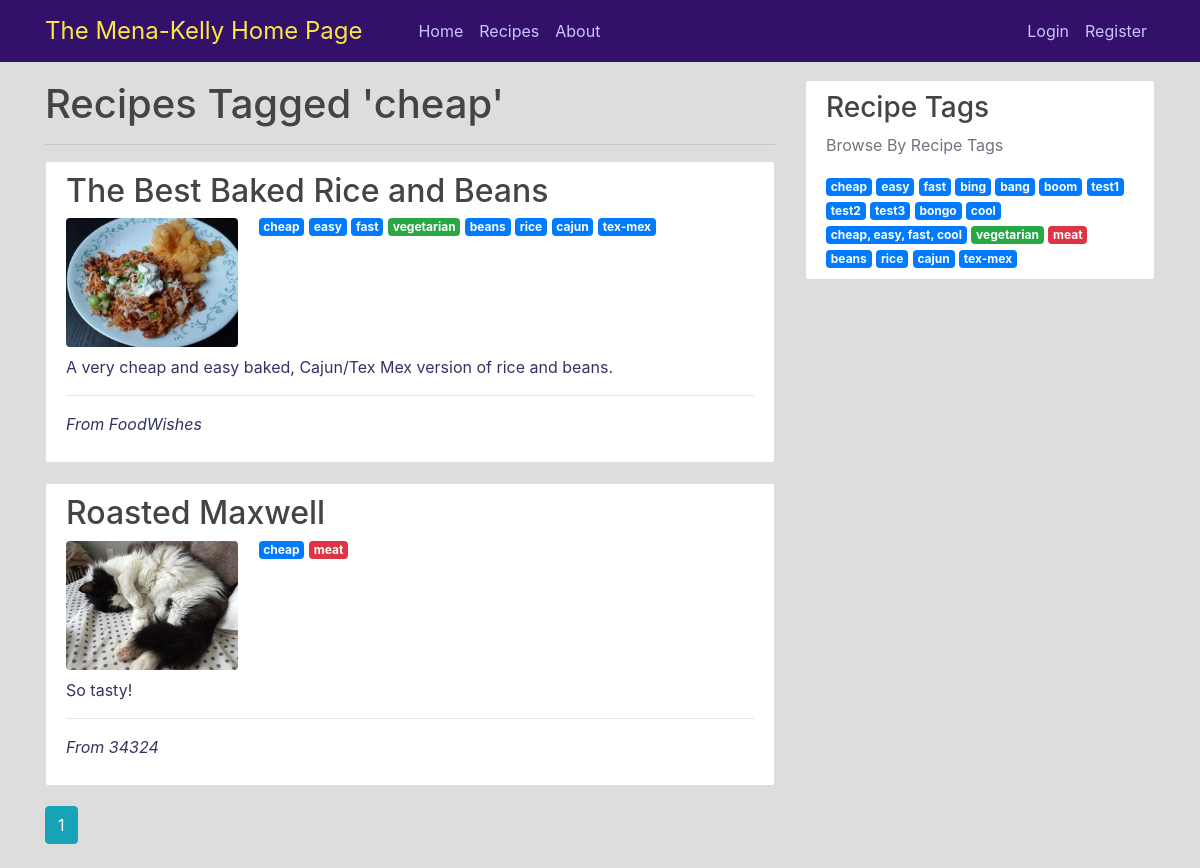
The page /tag/1 on the database its author committed.
### home_page/models.py (models this page shows, shortened)
class Tag(db.Model):
    id = db.Column(db.Integer, primary_key=True)
    name = db.Column(db.String(20), nullable=False)

class Recipe(db.Model):
    id = db.Column(db.Integer, primary_key=True)
    name = db.Column(db.String(30), nullable=False)
    description = db.Column(db.Text, nullable=False, default='No description')
    image_file = db.Column(db.String(30), nullable=False, default='default.jpg')
    ingredients = db.Column(db.Text, nullable=False)
    directions = db.Column(db.Text, nullable=False)
    source = db.Column(db.String(20), nullable=True)
    url = db.Column(db.Text, nullable=True)
    notes = db.Column(db.Text, nullable=True)
    _tags = db.relationship('Tag', secondary=recipe_tags, lazy='subquery', backref=db.backref('recipes', lazy=True))
    def _set_tags(self, taglist):
        self._tags = []
        for tag_name in taglist:
            self._tags.append(Tag.get_or_create(tag_name))
    def _get_tags(self):
        return self._tags
    tags = db.synonym("_tags", descriptor=property(_get_tags, _set_tags))

### home_page/users/routes.py (the view)
@users.route("/tag/<int:tag_id>")
def tag(tag_id):
    tag = Tag.query.get_or_404(tag_id)
    page = request.args.get('page', 1, type=int)
    recipes, page_count = paginate_list(tag.recipes, page, per_page=10)
    page_nums = iter_pages(page, page_count, left_edge=1, right_edge=1, left_current=2, right_current=2)
    return render_template('tag.html', title=tag.name, tag=tag, recipes=recipes,
                           page_list=page_nums, current_page=page)

### home_page/users/routes.py (called while the page is built)
@users.before_app_request
def get_recipe_tags():
    g.recipe_tags = Tag.query.order_by(Tag.id)

### home_page/users/utils.py (called while the page is built)
def paginate_list(list_to_paginate, current_page, per_page=10):
    list_count = len(list_to_paginate)
    page_count = list_count//per_page + 1 if list_count % per_page > 0 else 0
    if current_page > page_count:
        raise ValueError("Invalid page number")
    """
    Example
    21 recipes, per_page = 10
    [0:9]
    [10:19]
    [20:29]
    (don't get an index error if you try to slice through to past end of list in case where last page is only partial,
    Python will only go up to the last item in list)
    """
    return list_to_paginate[(per_page*(current_page-1)):(per_page*current_page)-1], page_count

### home_page/templates/tag.html
{% extends "recipes_layout.html" %}
{% block content %}
    <h1>Recipes Tagged '{{ tag.name }}'</h1>
    <hr>
    {% for recipe in tag.recipes %}
        <article class="media content-section">
            <div class="media-body">
                <h2><a class="article-title" href="{{ url_for('users.recipe', recipe_id=recipe.id) }}">{{ recipe.name }}</a></h2>
                <img class="rounded article-img w-25 h-25" src="{{ url_for('static', filename='recipe_photos/' + recipe.image_file) }}">
                {% for tag in recipe.tags %}
                    {% if tag.name == 'vegetarian' %}
                        <a href="{{ url_for('users.tag', tag_id=tag.id) }}" class="badge badge-success align-top">{{ tag.name }}</a>
                    {% elif tag.name == 'meat' %}
                        <a href="{{ url_for('users.tag', tag_id=tag.id) }}" class="badge badge-danger align-top">{{ tag.name }}</a>
                    {% else %}
                        <a href="{{ url_for('users.tag', tag_id=tag.id) }}" class="badge badge-primary align-top">{{ tag.name }}</a>
                    {% endif %}
                {% endfor %}
                <p class="article-content mt-2"> {{ recipe.description }} </p>
                <hr>
                <p class="article-content"><i> From {{ recipe.source }} </i></p>
            </div>
        </article>
    {% endfor %}
    {% for page_num in page_list %}
        {% if page_num %}
            {% if page_num == current_page %}
                <a class="btn btn-info mb-4" href="{{ url_for('users.tag', tag_id=tag.id, page=page_num) }}">{{ page_num }}</a>
            {% else %}
                <a class="btn btn-outline-info mb-4" href="{{ url_for('user.tag', tag_id=tag.id, page=page_num) }}">{{ page_num }}</a>
            {% endif %}
        {% else %}
            ...
        {% endif %}
    {% endfor %}
{% endblock content %}

### home_page/templates/recipes_layout.html (shortened to what this page needs)
{% extends "layout.html" %}
{% block sidebar %}
    <div class="col-md-4">
        <div class="content-section">
            <h3>Recipe Tags</h3>
            <p class='text-muted'>Browse By Recipe Tags</p>
            {% for tag in g.recipe_tags %}
            {% if tag.name == 'vegetarian' %}
            <a href="{{ url_for('users.tag', tag_id=tag.id) }}" class="badge badge-success">{{ tag.name }}</a>
            {% elif tag.name == 'meat' %}
            <a href="{{ url_for('users.tag', tag_id=tag.id) }}" class="badge badge-danger">{{ tag.name }}</a>
            {% else %}
            <a href="{{ url_for('users.tag', tag_id=tag.id) }}" class="badge badge-primary">{{ tag.name }}</a>
            {% endif %}
            {% endfor %}
        </div>
    </div>
{% endblock %}

### home_page/static/main.css (style rules this page uses)
body { background: #dddddd; color: #333366; margin-top: 5rem; }
h1, h2, h3, h4, h5, h6 { color: #444444; }
.content-section { background: #ffffff; padding: 10px 20px; border: 1px solid #dddddd; border-radius: 3px; margin-bottom: 20px; }
.article-title { color: #444444; }
.article-content { white-space: pre-line; }
.article-img { height: 65px; width: 65px; margin-right: 16px; }

### rows shown on the page
Tag: name "cheap"
Recipe: name "The Best Baked Rice and Beans", image_file (picture), description "A very cheap and easy baked, Cajun/Tex Mex version of rice and beans.", source "FoodWishes"
Tag: name "easy"
Tag: name "fast"
Tag: name "vegetarian"
Tag: name "beans"
Tag: name "rice"
Tag: name "cajun"
Tag: name "tex-mex"
Recipe: name "Roasted Maxwell", image_file (placeholder picture), description "So tasty!", source "34324"
Tag: name "meat"
Tag: name "bing"
Tag: name "bang"
Tag: name "boom"
Tag: name "test1"
Tag: name "test2"
Tag: name "test3"
Tag: name "bongo"
Tag: name "cool"
Tag: name "cheap, easy, fast, cool"

### other values the page prints
{{ page_num }} "1"
